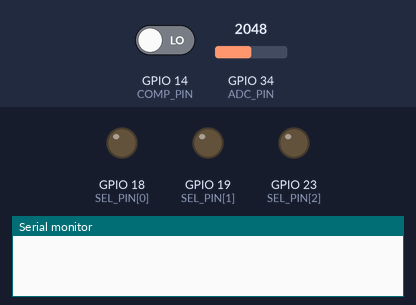
This sketch was run on a simulated ESP32. Shown: output pins drawn as LEDs (lit = HIGH), the last lines printed to the serial monitor. The test bench sets the inputs (shaded band); at power-on: GPIO 14 (COMP_PIN) LOW, GPIO 34 (ADC_PIN) = 2048. Pins used as bus, display or sensor lines are not drawn.

Above: at 1.2 s.
1.3 s: GPIO 14 (COMP_PIN) driven HIGH
At 1.9 s:
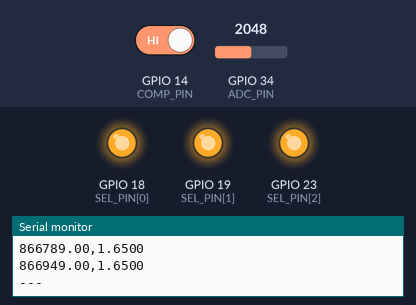
4.3 s: GPIO 14 (COMP_PIN) driven LOW
At 6.4 s:
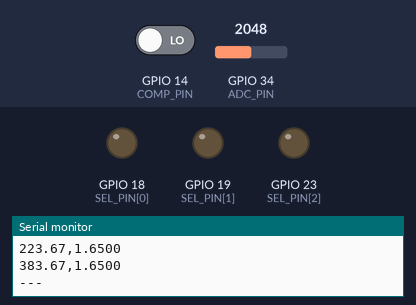
Timing chart, 0 to 7.9 s (numbered marks = the images above; inputs shaded):
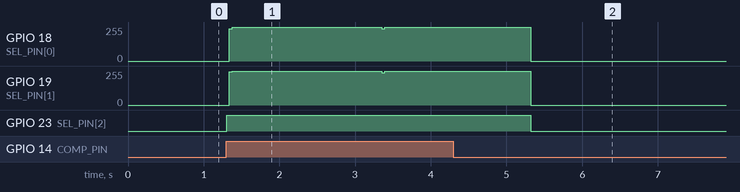

Measured:
- after the input at 1.3 s, GPIO 18 (SEL_PIN[0]), GPIO 19 (SEL_PIN[1]): 0/255 → 255/255 at once; GPIO 23 (SEL_PIN[2]): LOW → HIGH at once
- after the input at 4.3 s, GPIO 23 (SEL_PIN[2]): HIGH → LOW after 1.0 s

The sketch:

sampleTaker.ino
```cpp
#include <Arduino.h>
#include "soc/gpio_reg.h"
#include "soc/soc.h"

const int TX_PIN     = 26;            // Pin to drive PI coil
const int STROBE_PIN = 27;            // Pin to strobe S/Hs
const int COMP_PIN   = 14;            // Should turn high when flat part of response ends
const int ADC_PIN    = 34;            // read mux output
const int VLF_PIN    = 25;            // VLF input
const int SEL_PIN[3] = {18, 19, 23};  // Channel select pins (shared by both muxes)

const int      N_GATES = 8;
const uint32_t DELAY_US[N_GATES] = {0, 5, 10, 20, 40, 80, 160, 320};  // after flat part
const uint32_t GATE_US         = 5;    // strobe width
const uint32_t PULSE_US        = 100;  // TX on time
const uint32_t FLAT_TIMEOUT_US = 1000000;  // give up if the comparator never flips
const int  READS     = 4;      // ADC reads per channel
const long REPEAT_MS = 2000;   // time between measurements

uint32_t cpu;                                   // CPU cycles per microsecond
uint32_t delayCyc[N_GATES], gateCyc, pulseCyc, timeoutCyc;
uint32_t selSet[N_GATES], selClr[N_GATES];      // gpio masks

inline uint32_t cyc() {
  return ESP.getCycleCount();
}

inline void setChannel(int k) {
  REG_WRITE(GPIO_OUT_W1TC_REG, selClr[k]);
  REG_WRITE(GPIO_OUT_W1TS_REG, selSet[k]);
}

// Shoot TX pulse. Return false if comparator never flips (flat part never ends).
bool shoot(float &flatUs) {
  setChannel(0);                              // Select first gate
  noInterrupts();                             // Disable interrupts to avoid other processes messing up timing

  REG_WRITE(GPIO_OUT_W1TS_REG, 1 << TX_PIN);  // Set PI TX high
  uint32_t t = cyc();                         // Take timestamp of pulse beginning
  while (cyc() - t < pulseCyc) {}             // Wait for pulse duration
  REG_WRITE(GPIO_OUT_W1TC_REG, 1 << TX_PIN);  // Set PI TX low
  uint32_t t0 = cyc();                        // Take timestamp of pulse ending

  // Wait for the end of the flat part. Don't leave loop until comparator pin goes high.
  while (!((REG_READ(GPIO_IN_REG) >> COMP_PIN) & 1)) {
    if (cyc() - t0 > timeoutCyc) {
      interrupts();                           // Re-enable interrupts and go back to main loop
      return false;
    }
  }
  uint32_t flatEnd = cyc();                   // Take timestamp of flat part ending

  // Strobe each S/H at its delay after the flat part
  for (int k = 0; k < N_GATES; k++) {
    setChannel(k);                                  // Select gate k for sampling
    while (cyc() - flatEnd < delayCyc[k]) {}        // Wait for the delay of gate k
    REG_WRITE(GPIO_OUT_W1TS_REG, 1 << STROBE_PIN);  // Send pulse to gate k
    uint32_t s = cyc();                             // Take timestamp of strobe beginning
    while (cyc() - s < gateCyc) {}                  // Wait for the strobe duration (5 us, probably increase to 10us)
    REG_WRITE(GPIO_OUT_W1TC_REG, 1 << STROBE_PIN);  // Clear strobe pin
  }

  interrupts();                                     // Re-enable interrupts
  flatUs = (flatEnd - t0) / (float)cpu;             // Duration of flat part
  return true;
}

// Read all 8 held voltages (mV) through the read mux.
void readAll(float mv[N_GATES]) {
  for (int k = 0; k < N_GATES; k++) {
    setChannel(k);                                  // Select gate k for reading
    delayMicroseconds(2);                           // Wait for mux to settle
    long sum = 0;
    for (int i = 0; i < READS; i++) {               // Read ADC a few times to eliminate errors
      sum += analogReadMilliVolts(ADC_PIN);
    }
    mv[k] = sum / (float)READS;                     // Average ADC readings
  }
}

void setup() {
  Serial.begin(115200);
  pinMode(TX_PIN, OUTPUT);
  pinMode(STROBE_PIN, OUTPUT);
  pinMode(COMP_PIN, INPUT);

  uint32_t all = 0;
  for (int b = 0; b < 3; b++) {
    pinMode(SEL_PIN[b], OUTPUT);
    all |= 1 << SEL_PIN[b];
  }
  for (int k = 0; k < N_GATES; k++) {
    selSet[k] = 0;
    for (int b = 0; b < 3; b++) {
      if (k & (1 << b)) {
        selSet[k] |= 1 << SEL_PIN[b];
      }
    }
    selClr[k] = all & ~selSet[k];
  }

  analogSetPinAttenuation(ADC_PIN, ADC_11db);

  cpu = getCpuFrequencyMhz();
  for (int k = 0; k < N_GATES; k++) delayCyc[k] = DELAY_US[k] * cpu;
  gateCyc = GATE_US * cpu;
  pulseCyc = PULSE_US * cpu;
  timeoutCyc = FLAT_TIMEOUT_US * cpu;
}

void loop() {
  float flat;
  float mv[N_GATES];

  if (!shoot(flat)) {                       // Take pulse
    Serial.println("no flat-end detected"); // If decay never happens, failure message
    return;
  }

  readAll(mv);                              // Read the held voltages

  Serial.printf("flat_us=%.2f\n", flat);
  for (int k = 0; k < N_GATES; k++)         // time since TX-off (us), volts
    Serial.printf("%.2f,%.4f\n", flat + DELAY_US[k] + GATE_US, mv[k] / 1000.0);
  Serial.println("---");

  delay(REPEAT_MS);
}
```
